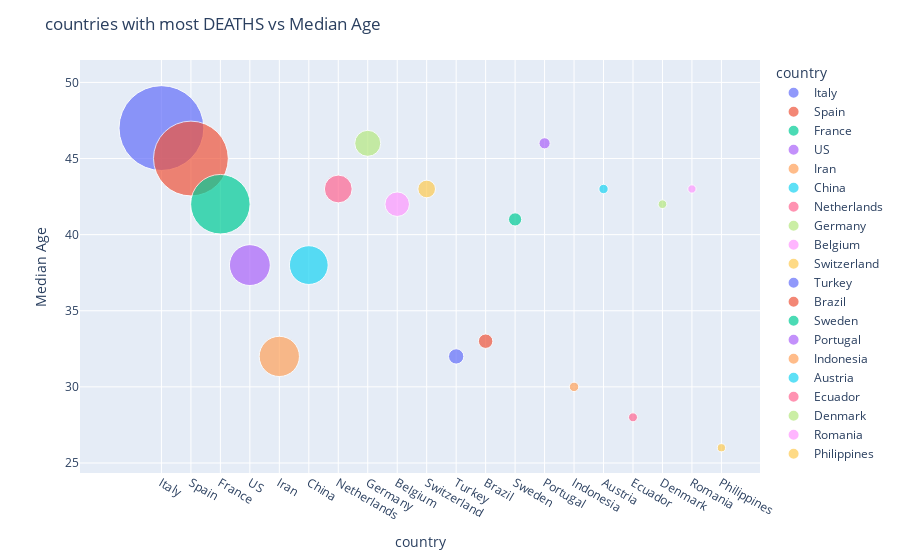

This figure's notebook cell:
### Code cell
country_age = pd.merge(country_info[['country', 'medianage', 'sexratio']], table1[['country', 'Deaths']].groupby('country').max(), on='country')
country_age = country_age.sort_values(by='Deaths', ascending=False)[:20]
# temp3[temp3['country'] == 'India']

fig = px.scatter(country_age, x="country", y="medianage", size="Deaths", 
                 color="country", hover_name="country", size_max=60)

fig.update_layout(title_text='countries with most DEATHS vs Median Age',
                  yaxis=go.layout.YAxis(title_text='Median Age',
#                                         tickvals = [-1, 0, 1, 2, 3, 4],
#                                         ticktext = [-1, 'Global Average', 1, 2, 3, 4],
                                       ),
                   xaxis=go.layout.XAxis(title_text='Countries with incoming rate (high -> low)')
                 )

fig.show();

### Figure 1 — Plotly figure (JSON) as saved in the notebook; plotly's stock layout.template omitted (floating-point values rounded to 4 significant figures)
{"data": [{"hoverlabel": {"namelength": 0}, "hovertemplate": "<b>%{hovertext}</b><br><br>country=%{x}<br>medianage=%{y}<br>Deaths=%{marker.size}", "hovertext": ["Italy"], "legendgroup": "Italy", "marker": {"color": "#636efa", "size": [15362], "sizemode": "area", "sizeref": 4.267, "symbol": "circle"}, "mode": "markers", "name": "Italy", "showlegend": true, "type": "scatter", "x": ["Italy"], "xaxis": "x", "y": [47], "yaxis": "y"}, {"hoverlabel": {"namelength": 0}, "hovertemplate": "<b>%{hovertext}</b><br><br>country=%{x}<br>medianage=%{y}<br>Deaths=%{marker.size}", "hovertext": ["Spain"], "legendgroup": "Spain", "marker": {"color": "#EF553B", "size": [11947], "sizemode": "area", "sizeref": 4.267, "symbol": "circle"}, "mode": "markers", "name": "Spain", "showlegend": true, "type": "scatter", "x": ["Spain"], "xaxis": "x", "y": [45], "yaxis": "y"}, {"hoverlabel": {"namelength": 0}, "hovertemplate": "<b>%{hovertext}</b><br><br>country=%{x}<br>medianage=%{y}<br>Deaths=%{marker.size}", "hovertext": ["France"], "legendgroup": "France", "marker": {"color": "#00cc96", "size": [7560], "sizemode": "area", "sizeref": 4.267, "symbol": "circle"}, "mode": "markers", "name": "France", "showlegend": true, "type": "scatter", "x": ["France"], "xaxis": "x", "y": [42], "yaxis": "y"}, {"hoverlabel": {"namelength": 0}, "hovertemplate": "<b>%{hovertext}</b><br><br>country=%{x}<br>medianage=%{y}<br>Deaths=%{marker.size}", "hovertext": ["US"], "legendgroup": "US", "marker": {"color": "#ab63fa", "size": [3565], "sizemode": "area", "sizeref": 4.267, "symbol": "circle"}, "mode": "markers", "name": "US", "showlegend": true, "type": "scatter", "x": ["US"], "xaxis": "x", "y": [38], "yaxis": "y"}, {"hoverlabel": {"namelength": 0}, "hovertemplate": "<b>%{hovertext}</b><br><br>country=%{x}<br>medianage=%{y}<br>Deaths=%{marker.size}", "hovertext": ["Iran"], "legendgroup": "Iran", "marker": {"color": "#FFA15A", "size": [3452], "sizemode": "area", "sizeref": 4.267, "symbol": "circle"}, "mode": "markers", "name": "Iran", "showlegend": true, "type": "scatter", "x": ["Iran"], "xaxis": "x", "y": [32], "yaxis": "y"}, {"hoverlabel": {"namelength": 0}, "hovertemplate": "<b>%{hovertext}</b><br><br>country=%{x}<br>medianage=%{y}<br>Deaths=%{marker.size}", "hovertext": ["China"], "legendgroup": "China", "marker": {"color": "#19d3f3", "size": [3207], "sizemode": "area", "sizeref": 4.267, "symbol": "circle"}, "mode": "markers", "name": "China", "showlegend": true, "type": "scatter", "x": ["China"], "xaxis": "x", "y": [38], "yaxis": "y"}, {"hoverlabel": {"namelength": 0}, "hovertemplate": "<b>%{hovertext}</b><br><br>country=%{x}<br>medianage=%{y}<br>Deaths=%{marker.size}", "hovertext": ["Netherlands"], "legendgroup": "Netherlands", "marker": {"color": "#FF6692", "size": [1651], "sizemode": "area", "sizeref": 4.267, "symbol": "circle"}, "mode": "markers", "name": "Netherlands", "showlegend": true, "type": "scatter", "x": ["Netherlands"], "xaxis": "x", "y": [43], "yaxis": "y"}, {"hoverlabel": {"namelength": 0}, "hovertemplate": "<b>%{hovertext}</b><br><br>country=%{x}<br>medianage=%{y}<br>Deaths=%{marker.size}", "hovertext": ["Germany"], "legendgroup": "Germany", "marker": {"color": "#B6E880", "size": [1444], "sizemode": "area", "sizeref": 4.267, "symbol": "circle"}, "mode": "markers", "name": "Germany", "showlegend": true, "type": "scatter", "x": ["Germany"], "xaxis": "x", "y": [46], "yaxis": "y"}, {"hoverlabel": {"namelength": 0}, "hovertemplate": "<b>%{hovertext}</b><br><br>country=%{x}<br>medianage=%{y}<br>Deaths=%{marker.size}", "hovertext": ["Belgium"], "legendgroup": "Belgium", "marker": {"color": "#FF97FF", "size": [1283], "sizemode": "area", "sizeref": 4.267, "symbol": "circle"}, "mode": "markers", "name": "Belgium", "showlegend": true, "type": "scatter", "x": ["Belgium"], "xaxis": "x", "y": [42], "yaxis": "y"}, {"hoverlabel": {"namelength": 0}, "hovertemplate": "<b>%{hovertext}</b><br><br>country=%{x}<br>medianage=%{y}<br>Deaths=%{marker.size}", "hovertext": ["Switzerland"], "legendgroup": "Switzerland", "marker": {"color": "#FECB52", "size": [666], "sizemode": "area", "sizeref": 4.267, "symbol": "circle"}, "mode": "markers", "name": "Switzerland", "showlegend": true, "type": "scatter", "x": ["Switzerland"], "xaxis": "x", "y": [43], "yaxis": "y"}, {"hoverlabel": {"namelength": 0}, "hovertemplate": "<b>%{hovertext}</b><br><br>country=%{x}<br>medianage=%{y}<br>Deaths=%{marker.size}", "hovertext": ["Turkey"], "legendgroup": "Turkey", "marker": {"color": "#636efa", "size": [501], "sizemode": "area", "sizeref": 4.267, "symbol": "circle"}, "mode": "markers", "name": "Turkey", "showlegend": true, "type": "scatter", "x": ["Turkey"], "xaxis": "x", "y": [32], "yaxis": "y"}, {"hoverlabel": {"namelength": 0}, "hovertemplate": "<b>%{hovertext}</b><br><br>country=%{x}<br>medianage=%{y}<br>Deaths=%{marker.size}", "hovertext": ["Brazil"], "legendgroup": "Brazil", "marker": {"color": "#EF553B", "size": [445], "sizemode": "area", "sizeref": 4.267, "symbol": "circle"}, "mode": "markers", "name": "Brazil", "showlegend": true, "type": "scatter", "x": ["Brazil"], "xaxis": "x", "y": [33], "yaxis": "y"}, {"hoverlabel": {"namelength": 0}, "hovertemplate": "<b>%{hovertext}</b><br><br>country=%{x}<br>medianage=%{y}<br>Deaths=%{marker.size}", "hovertext": ["Sweden"], "legendgroup": "Sweden", "marker": {"color": "#00cc96", "size": [373], "sizemode": "area", "sizeref": 4.267, "symbol": "circle"}, "mode": "markers", "name": "Sweden", "showlegend": true, "type": "scatter", "x": ["Sweden"], "xaxis": "x", "y": [41], "yaxis": "y"}, {"hoverlabel": {"namelength": 0}, "hovertemplate": "<b>%{hovertext}</b><br><br>country=%{x}<br>medianage=%{y}<br>Deaths=%{marker.size}", "hovertext": ["Portugal"], "legendgroup": "Portugal", "marker": {"color": "#ab63fa", "size": [266], "sizemode": "area", "sizeref": 4.267, "symbol": "circle"}, "mode": "markers", "name": "Portugal", "showlegend": true, "type": "scatter", "x": ["Portugal"], "xaxis": "x", "y": [46], "yaxis": "y"}, {"hoverlabel": {"namelength": 0}, "hovertemplate": "<b>%{hovertext}</b><br><br>country=%{x}<br>medianage=%{y}<br>Deaths=%{marker.size}", "hovertext": ["Indonesia"], "legendgroup": "Indonesia", "marker": {"color": "#FFA15A", "size": [191], "sizemode": "area", "sizeref": 4.267, "symbol": "circle"}, "mode": "markers", "name": "Indonesia", "showlegend": true, "type": "scatter", "x": ["Indonesia"], "xaxis": "x", "y": [30], "yaxis": "y"}, {"hoverlabel": {"namelength": 0}, "hovertemplate": "<b>%{hovertext}</b><br><br>country=%{x}<br>medianage=%{y}<br>Deaths=%{marker.size}", "hovertext": ["Austria"], "legendgroup": "Austria", "marker": {"color": "#19d3f3", "size": [186], "sizemode": "area", "sizeref": 4.267, "symbol": "circle"}, "mode": "markers", "name": "Austria", "showlegend": true, "type": "scatter", "x": ["Austria"], "xaxis": "x", "y": [43], "yaxis": "y"}, {"hoverlabel": {"namelength": 0}, "hovertemplate": "<b>%{hovertext}</b><br><br>country=%{x}<br>medianage=%{y}<br>Deaths=%{marker.size}", "hovertext": ["Ecuador"], "legendgroup": "Ecuador", "marker": {"color": "#FF6692", "size": [172], "sizemode": "area", "sizeref": 4.267, "symbol": "circle"}, "mode": "markers", "name": "Ecuador", "showlegend": true, "type": "scatter", "x": ["Ecuador"], "xaxis": "x", "y": [28], "yaxis": "y"}, {"hoverlabel": {"namelength": 0}, "hovertemplate": "<b>%{hovertext}</b><br><br>country=%{x}<br>medianage=%{y}<br>Deaths=%{marker.size}", "hovertext": ["Denmark"], "legendgroup": "Denmark", "marker": {"color": "#B6E880", "size": [161], "sizemode": "area", "sizeref": 4.267, "symbol": "circle"}, "mode": "markers", "name": "Denmark", "showlegend": true, "type": "scatter", "x": ["Denmark"], "xaxis": "x", "y": [42], "yaxis": "y"}, {"hoverlabel": {"namelength": 0}, "hovertemplate": "<b>%{hovertext}</b><br><br>country=%{x}<br>medianage=%{y}<br>Deaths=%{marker.size}", "hovertext": ["Romania"], "legendgroup": "Romania", "marker": {"color": "#FF97FF", "size": [146], "sizemode": "area", "sizeref": 4.267, "symbol": "circle"}, "mode": "markers", "name": "Romania", "showlegend": true, "type": "scatter", "x": ["Romania"], "xaxis": "x", "y": [43], "yaxis": "y"}, {"hoverlabel": {"namelength": 0}, "hovertemplate": "<b>%{hovertext}</b><br><br>country=%{x}<br>medianage=%{y}<br>Deaths=%{marker.size}", "hovertext": ["Philippines"], "legendgroup": "Philippines", "marker": {"color": "#FECB52", "size": [144], "sizemode": "area", "sizeref": 4.267, "symbol": "circle"}, "mode": "markers", "name": "Philippines", "showlegend": true, "type": "scatter", "x": ["Philippines"], "xaxis": "x", "y": [26], "yaxis": "y"}], "layout": {"autosize": true, "legend": {"itemsizing": "constant", "title": {"text": "country"}, "tracegroupgap": 0}, "margin": {"t": 60}, "title": {"text": "countries with most DEATHS vs Median Age"}, "xaxis": {"anchor": "y", "autorange": true, "categoryarray": ["Italy", "Spain", "France", "US", "Iran", "China", "Netherlands", "Germany", "Belgium", "Switzerland", "Turkey", "Brazil", "Sweden", "Portugal", "Indonesia", "Austria", "Ecuador", "Denmark", "Romania", "Philippines"], "categoryorder": "array", "domain": [0, 1], "range": [-2.495, 20.27], "title": {"text": "country"}, "type": "category"}, "yaxis": {"autorange": true, "range": [24.13, 52.9], "title": {"text": "Median Age"}, "type": "linear"}}}
